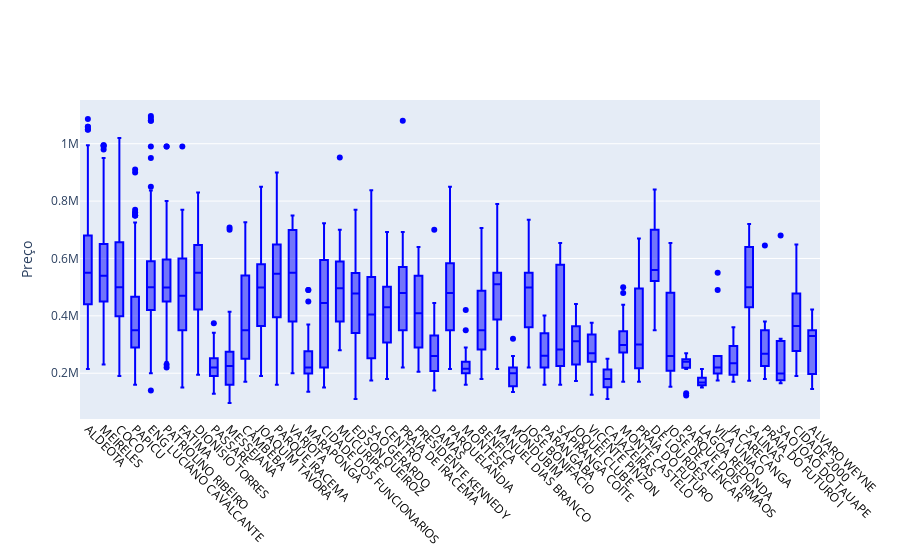

The code cell stored with this chart in its notebook:
### Code cell
lista = bairros6.index.tolist()

trace1 = go.Box(
    y=df_47.price,
    x=df_47.Bairro,
    #name='kale',
    marker=dict(
        color='blue'
    )
)
data = [trace1]
layout = go.Layout(
       yaxis = {'title': 'Preço'},
       barmode='stack',
       height = 700,
       xaxis=dict(
       categoryorder='array',
       categoryarray=lista,
       titlefont=dict(
         size=6,
         color='black'),
       showticklabels=True,
       tickfont=dict(
        size=12,
        color='black',
        ),
    tickangle=45,
   
    ),
)   
print (len(lista))
fig = go.Figure(data=data, layout=layout)
fig.show()

### Figure 1 — Plotly figure (JSON) as saved in the notebook; plotly's stock layout.template omitted (floating-point values rounded to 4 significant figures; data arrays with more than 128 entries replaced by an {"elided": "..."} marker saying what was removed)
{"data": [{"marker": {"color": "blue"}, "type": "box", "x": {"elided": "2520 str values"}, "y": {"elided": "2520 int values"}}], "layout": {"autosize": true, "barmode": "stack", "xaxis": {"autorange": true, "categoryarray": ["ALDEOTA", "MEIRELES", "COCO", "PAPICU", "ENG LUCIANO CAVALCANTE", "PATRIOLINO RIBEIRO", "FATIMA", "DIONISIO TORRES", "PASSARE", "MESSEJANA", "CAMBEBA", "JOAQUIM TAVORA", "PARQUE IRACEMA", "VARJOTA", "MARAPONGA", "CIDADE DOS FUNCIONARIOS", "MUCURIPE", "EDSON QUEIROZ", "SAO GERARDO", "CENTRO", "PRAIA DE IRACEMA", "PRESIDENTE KENNEDY", "DAMAS", "PARQUELANDIA", "MONTESE", "BENFICA", "MANUEL DIAS BRANCO", "MONDUBIM", "JOSE BONIFACIO", "PARANGABA", "SAPIRANGA COITE", "JOQUEI CLUBE", "VICENTE PINZON", "CAJAZEIRAS", "MONTE CASTELO", "PRAIA DO FUTURO", "DE LOURDES", "JOSE DE ALENCAR", "PARQUE DOIS IRMAOS", "LAGOA REDONDA", "VILA UNIAO", "JACARECANGA", "SALINAS", "PRAIA DO FUTURO I", "SAO JOAO DO TAUAPE", "CIDADE 2000", "ALVARO WEYNE"], "categoryorder": "array", "range": [-0.5, 46.5], "showticklabels": true, "tickangle": 45, "tickfont": {"color": "black", "size": 12}, "title": {"font": {"color": "black", "size": 6}}, "type": "category"}, "yaxis": {"autorange": true, "range": [40400.0, 1152400], "title": {"text": "Preço"}, "type": "linear"}}}
